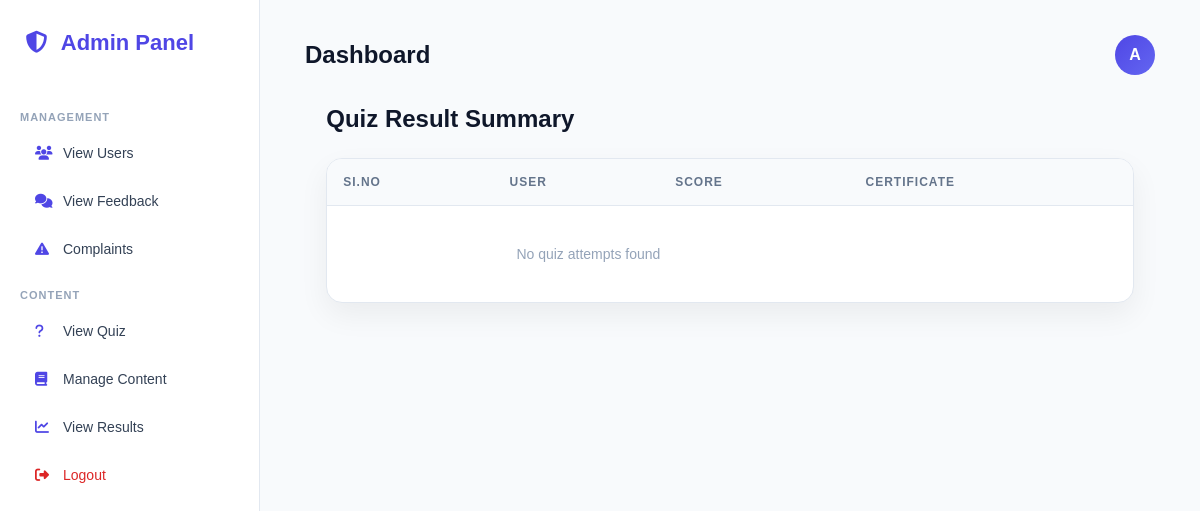
Page /QuizResult/ on the earlier database version.
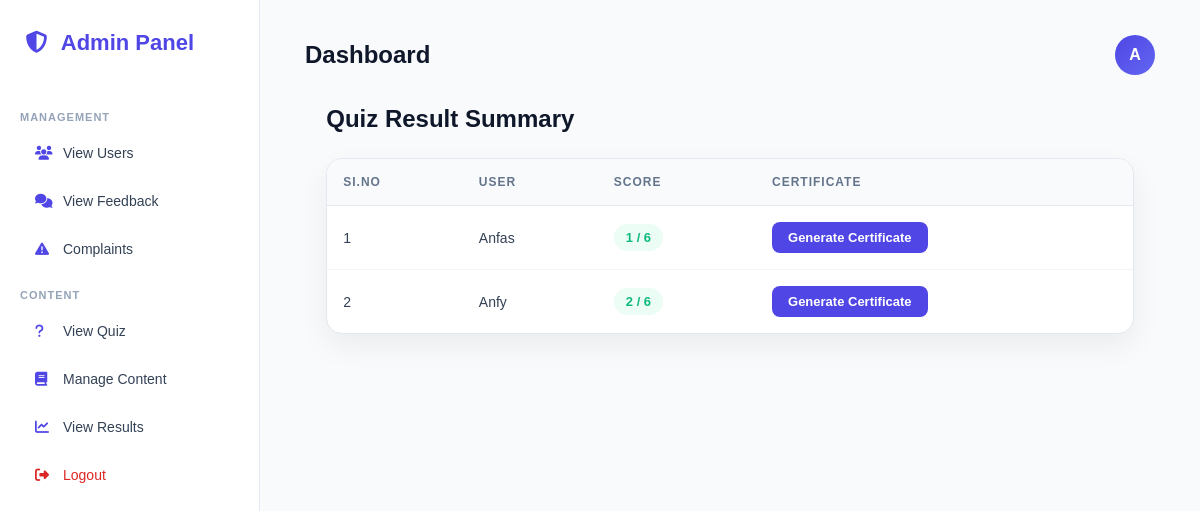
Same page on the later database version.
### CyberAwarnessGameApp/models.py (models this page shows)
class UserTable(models.Model):
    login = models.ForeignKey(LoginTable, on_delete=models.CASCADE)
    Name= models.CharField(max_length=300, blank=True, null=True)
    Emailid = models.EmailField(max_length=500, blank=True, null=True)
    PhoneNumber= models.CharField(max_length=150, blank=True, null=True)
    profileImage=models.FileField(upload_to='profile/', null=True, blank=True)

### CyberAwarnessGameApp/views.py (the view)
# urls.py: path('QuizResult/',views.ViewResult.as_view(), name='QuizResult'),
class ViewResult(View):
    def get(self, request):
        total_questions = QuizTable.objects.count()
        user_results = (
            ResultTable.objects
            .values('userid')
            .annotate(correct=Count('id', filter=models.Q(is_correct=True)))
        )
        summary = []
        for ur in user_results:
            userid = ur['userid']
            correct = ur['correct']
            user_obj = ResultTable.objects.filter(userid=userid).first().userid
            cert_exists = CertificateTable.objects.filter(Userid=user_obj).exists()
            summary.append({
                'user': user_obj,
                'correct': correct,
                'total': total_questions,
                'cert_exists': cert_exists
            })
        return render(request, 'ViewQuizResult.html', {
            'summary': summary
        })

### templates/ViewQuizResult.html (shortened to what this page needs)
{% extends "admin_home.html" %}
{% block content %}
<h2>Quiz Result Summary</h2>
<div class="container">
    <table>
        <tr>
            <th>SI.No</th>
            <th>User</th>
            <th>Score</th>
            <th>Certificate</th>
        </tr>
        {% for s in summary %}
        <tr>
            <td>{{ forloop.counter }}</td>
            <td>{{ s.user.Name|default:s.user.id }}</td>
            <td>
                <span class="score">
                    {{ s.correct }} / {{ s.total }}
                </span>
            </td>
            <td>
                {% if s.cert_exists %}
                <a href="/GetCertificate/{{ s.user.id }}/" class="btn-download">
                    Download Certificate
                </a>
                <a href="/GenerateCertificate/{{ s.user.id }}/" class="btn-generate icon-only" title="Regenerate">
                    🔄
                </a>
                {% else %}
                <a href="/GenerateCertificate/{{ s.user.id }}/" class="btn-generate">
                    Generate Certificate
                </a>
                {% endif %}
            </td>
        </tr>
        {% empty %}
        <tr>
            <td colspan="3" class="empty">
                No quiz attempts found
            </td>
        </tr>
        {% endfor %}
    </table>
</div>
{% endblock %}

Differences in the rows shown:
added UserTable: user.Name "Anfas", correct "1", total "6"
added UserTable: user.Name "Anfy", correct "2", total "6"
Other differences:
text no longer shown: "No quiz attempts found"
